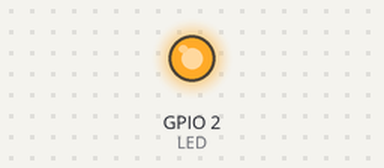
The sketch below on a simulated ESP32. Shown: output pins drawn as LEDs (lit = HIGH). Not simulated (calls return 0 or success): arduino_secrets.h; what the sketch prints to the serial monitor is not drawn.

Above: at 1.0 s.
At 3.0 s:
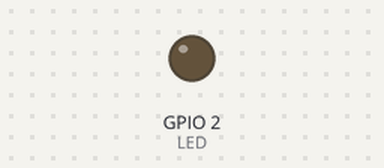
Timing chart, 0 to 5.2 s (numbered marks = the images above):
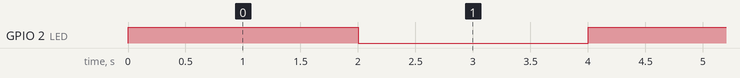

The sketch:

LAB_ONE.ino
```cpp
#include "arduino_secrets.h"

#define LED 2
/*

*/

void setup() {
Serial.begin(15200);
pinMode(LED,OUTPUT);
}


void loop() {
  Serial.println("hello world");
  digitalWrite(LED,HIGH);
  delay(2000);
  digitalWrite(LED,LOW);
  delay(2000);
}
```

Measured:
- by itself, GPIO 2 (LED): alternates HIGH for 2.0 s and LOW for 2.0 s
